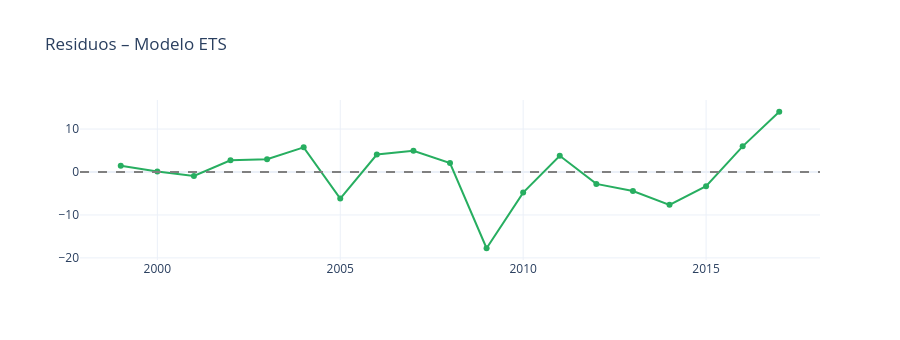

The notebook cell this image was saved under:
### Code cell
wv_acc = (estados[(estados['state']=='West Virginia')&
                    (estados['cause_name']=='Unintentional injuries')]
           .sort_values('year').dropna(subset=['age_adjusted_death_rate']))
serie = wv_acc.set_index('year')['age_adjusted_death_rate']

modelo_ets = ExponentialSmoothing(serie, trend='add', seasonal=None).fit(optimized=True)
print("=== Modelo ETS ===")
print(f"Alpha (nivel): {modelo_ets.params['smoothing_level']:.4f}")
print(f"Beta  (trend): {modelo_ets.params.get('smoothing_trend',0):.4f}")
print(f"AIC:           {modelo_ets.aic:.2f}")
print(f"BIC:           {modelo_ets.bic:.2f}")

resid_ets = modelo_ets.resid
lb_ets = acorr_ljungbox(resid_ets, lags=[4], return_df=True)
print(f"\nLjung-Box Q*: {lb_ets['lb_stat'].values[0]:.4f}, p={lb_ets['lb_pvalue'].values[0]:.4f}")
print(f"{'✔ Residuos independientes' if lb_ets['lb_pvalue'].values[0]>0.05 else '⚠ Autocorrelación'}")

fig = go.Figure()
fig.add_trace(go.Scatter(x=list(serie.index), y=resid_ets.values, mode='lines+markers',
                          line=dict(color='#27ae60'), name='Residuos ETS'))
fig.add_hline(y=0, line_dash='dash', line_color='gray')
fig.update_layout(title='Residuos – Modelo ETS', height=340, template='plotly_white')
fig.show()

### Figure 1 — Plotly figure (JSON) as saved in the notebook; plotly's stock layout.template omitted (floating-point values rounded to 4 significant figures)
{"data": [{"line": {"color": "#27ae60"}, "mode": "lines+markers", "name": "Residuos ETS", "type": "scatter", "x": [1999, 2000, 2001, 2002, 2003, 2004, 2005, 2006, 2007, 2008, 2009, 2010, 2011, 2012, 2013, 2014, 2015, 2016, 2017], "y": [1.439, 0.1, -0.9395, 2.721, 2.982, 5.742, -6.197, 4.063, 4.924, 2.084, -17.76, -4.795, 3.766, -2.774, -4.413, -7.653, -3.292, 5.968, 14.03]}], "layout": {"height": 340, "shapes": [{"line": {"color": "gray", "dash": "dash"}, "type": "line", "x0": 0, "x1": 1, "xref": "x domain", "y0": 0, "y1": 0, "yref": "y"}], "title": {"text": "Residuos – Modelo ETS"}}}
